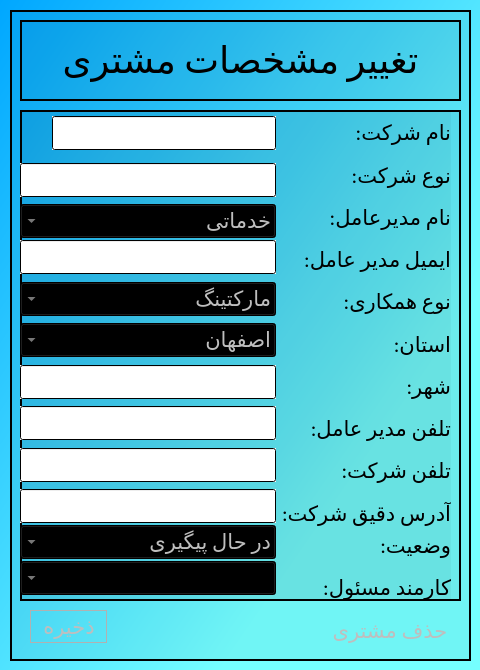
<?xml version="1.0" encoding="UTF-8"?>
<ui version="4.0">
 <class>EditClient</class>
 <widget class="QDialog" name="EditClient">
  <property name="geometry">
   <rect>
    <x>0</x>
    <y>0</y>
    <width>480</width>
    <height>670</height>
   </rect>
  </property>
  <property name="windowTitle">
   <string>تغیر مشخصات مشتری</string>
  </property>
  <property name="windowIcon">
   <iconset>
    <normalon>:/files/icons8_change_48px.png</normalon>
   </iconset>
  </property>
  <property name="styleSheet">
   <string notr="true">background-color: qlineargradient(spread:pad, x1:0, y1:0, x2:0.739, y2:0.71, stop:0 rgba(0, 167, 255, 255), stop:1 rgba(117, 255, 255, 255));</string>
  </property>
  <widget class="QFrame" name="frame">
   <property name="geometry">
    <rect>
     <x>10</x>
     <y>10</y>
     <width>461</width>
     <height>651</height>
    </rect>
   </property>
   <property name="styleSheet">
    <string notr="true">background-color: qlineargradient(spread:pad, x1:0, y1:0, x2:1, y2:1, stop:1 rgba(0, 0, 0, 10));</string>
   </property>
   <property name="frameShape">
    <enum>QFrame::Box</enum>
   </property>
   <property name="frameShadow">
    <enum>QFrame::Plain</enum>
   </property>
   <property name="lineWidth">
    <number>2</number>
   </property>
   <widget class="QPushButton" name="save">
    <property name="enabled">
     <bool>false</bool>
    </property>
    <property name="geometry">
     <rect>
      <x>20</x>
      <y>600</y>
      <width>78</width>
      <height>34</height>
     </rect>
    </property>
    <property name="font">
     <font>
      <family>Calibri</family>
      <pointsize>16</pointsize>
     </font>
    </property>
    <property name="cursor">
     <cursorShape>PointingHandCursor</cursorShape>
    </property>
    <property name="text">
     <string>ذخیره</string>
    </property>
    <property name="icon">
     <iconset resource="resources.qrc">
      <normaloff>:/files/icons8_save_64px.png</normaloff>:/files/icons8_save_64px.png</iconset>
    </property>
    <property name="iconSize">
     <size>
      <width>26</width>
      <height>26</height>
     </size>
    </property>
    <property name="flat">
     <bool>true</bool>
    </property>
   </widget>
   <widget class="QFrame" name="frame_2">
    <property name="geometry">
     <rect>
      <x>10</x>
      <y>10</y>
      <width>441</width>
      <height>81</height>
     </rect>
    </property>
    <property name="frameShape">
     <enum>QFrame::Box</enum>
    </property>
    <property name="frameShadow">
     <enum>QFrame::Plain</enum>
    </property>
    <property name="lineWidth">
     <number>2</number>
    </property>
    <layout class="QHBoxLayout" name="horizontalLayout">
     <item>
      <widget class="QLabel" name="Add_clt">
       <property name="font">
        <font>
         <family>Calibri</family>
         <pointsize>40</pointsize>
        </font>
       </property>
       <property name="styleSheet">
        <string notr="true">background-color: qlineargradient(spread:pad, x1:0, y1:0, x2:1, y2:1, stop:0 rgba(0, 0, 0, 0), stop:1 rgba(255, 255, 255, 0));</string>
       </property>
       <property name="frameShape">
        <enum>QFrame::NoFrame</enum>
       </property>
       <property name="lineWidth">
        <number>2</number>
       </property>
       <property name="text">
        <string>&lt;html&gt;&lt;head/&gt;&lt;body&gt;&lt;p align=&quot;center&quot;&gt;&lt;span style=&quot; font-size:28pt;&quot;&gt;تغییر مشخصات مشتری&lt;/span&gt;&lt;/p&gt;&lt;/body&gt;&lt;/html&gt;</string>
       </property>
      </widget>
     </item>
    </layout>
   </widget>
   <widget class="QFrame" name="frame_3">
    <property name="geometry">
     <rect>
      <x>10</x>
      <y>100</y>
      <width>441</width>
      <height>491</height>
     </rect>
    </property>
    <property name="frameShape">
     <enum>QFrame::Box</enum>
    </property>
    <property name="frameShadow">
     <enum>QFrame::Plain</enum>
    </property>
    <property name="lineWidth">
     <number>2</number>
    </property>
    <widget class="QWidget" name="layoutWidget">
     <property name="geometry">
      <rect>
       <x>0</x>
       <y>0</y>
       <width>431</width>
       <height>491</height>
      </rect>
     </property>
     <layout class="QHBoxLayout" name="horizontalLayout_3">
      <item>
       <layout class="QVBoxLayout" name="verticalLayout_2">
        <property name="spacing">
         <number>2</number>
        </property>
        <item>
         <spacer name="verticalSpacer_15">
          <property name="orientation">
           <enum>Qt::Vertical</enum>
          </property>
          <property name="sizeHint" stdset="0">
           <size>
            <width>20</width>
            <height>40</height>
           </size>
          </property>
         </spacer>
        </item>
        <item>
         <layout class="QHBoxLayout" name="horizontalLayout_2">
          <item>
           <widget class="QPushButton" name="pushButton">
            <property name="maximumSize">
             <size>
              <width>30</width>
              <height>30</height>
             </size>
            </property>
            <property name="cursor">
             <cursorShape>PointingHandCursor</cursorShape>
            </property>
            <property name="text">
             <string/>
            </property>
            <property name="icon">
             <iconset resource="resources.qrc">
              <normaloff>:/files/icons8_search_property_50px.png</normaloff>:/files/icons8_search_property_50px.png</iconset>
            </property>
            <property name="iconSize">
             <size>
              <width>40</width>
              <height>40</height>
             </size>
            </property>
            <property name="flat">
             <bool>true</bool>
            </property>
           </widget>
          </item>
          <item>
           <widget class="QLineEdit" name="companyName">
            <property name="font">
             <font>
              <family>Calibri</family>
              <pointsize>16</pointsize>
             </font>
            </property>
            <property name="layoutDirection">
             <enum>Qt::RightToLeft</enum>
            </property>
            <property name="styleSheet">
             <string notr="true">background-color: qlineargradient(spread:pad, x1:0, y1:0, x2:0.006, y2:0.00568182, stop:0 rgba(255, 255, 255, 255));</string>
            </property>
           </widget>
          </item>
         </layout>
        </item>
        <item>
         <spacer name="verticalSpacer_5">
          <property name="orientation">
           <enum>Qt::Vertical</enum>
          </property>
          <property name="sizeHint" stdset="0">
           <size>
            <width>20</width>
            <height>40</height>
           </size>
          </property>
         </spacer>
        </item>
        <item>
         <spacer name="verticalSpacer_6">
          <property name="orientation">
           <enum>Qt::Vertical</enum>
          </property>
          <property name="sizeHint" stdset="0">
           <size>
            <width>20</width>
            <height>40</height>
           </size>
          </property>
         </spacer>
        </item>
        <item>
         <widget class="QLineEdit" name="bossName">
          <property name="enabled">
           <bool>false</bool>
          </property>
          <property name="font">
           <font>
            <family>Calibri</family>
            <pointsize>16</pointsize>
           </font>
          </property>
          <property name="layoutDirection">
           <enum>Qt::RightToLeft</enum>
          </property>
          <property name="styleSheet">
           <string notr="true">background-color: qlineargradient(spread:pad, x1:0, y1:0, x2:0.006, y2:0.00568182, stop:0 rgba(255, 255, 255, 255));</string>
          </property>
         </widget>
        </item>
        <item>
         <spacer name="verticalSpacer_7">
          <property name="orientation">
           <enum>Qt::Vertical</enum>
          </property>
          <property name="sizeHint" stdset="0">
           <size>
            <width>20</width>
            <height>40</height>
           </size>
          </property>
         </spacer>
        </item>
        <item>
         <widget class="QComboBox" name="companyType">
          <property name="enabled">
           <bool>false</bool>
          </property>
          <property name="font">
           <font>
            <family>Calibri</family>
            <pointsize>16</pointsize>
           </font>
          </property>
          <property name="layoutDirection">
           <enum>Qt::RightToLeft</enum>
          </property>
          <property name="styleSheet">
           <string notr="true">background-color: qlineargradient(spread:pad, x1:0, y1:0, x2:0.006, y2:0.00568182, stop:0 rgba(255, 255, 255, 255));</string>
          </property>
          <item>
           <property name="text">
            <string>خدماتی</string>
           </property>
          </item>
          <item>
           <property name="text">
            <string>اغذیه</string>
           </property>
          </item>
          <item>
           <property name="text">
            <string>سلامتی بهداشتی</string>
           </property>
          </item>
          <item>
           <property name="text">
            <string>آرایشی بهداشتی</string>
           </property>
          </item>
          <item>
           <property name="text">
            <string>لباس و پوشاک</string>
           </property>
          </item>
          <item>
           <property name="text">
            <string>و...</string>
           </property>
          </item>
         </widget>
        </item>
        <item>
         <widget class="QLineEdit" name="bossEmail">
          <property name="enabled">
           <bool>false</bool>
          </property>
          <property name="font">
           <font>
            <family>Calibri</family>
            <pointsize>16</pointsize>
           </font>
          </property>
          <property name="layoutDirection">
           <enum>Qt::RightToLeft</enum>
          </property>
          <property name="styleSheet">
           <string notr="true">background-color: qlineargradient(spread:pad, x1:0, y1:0, x2:0.006, y2:0.00568182, stop:0 rgba(255, 255, 255, 255));</string>
          </property>
         </widget>
        </item>
        <item>
         <spacer name="verticalSpacer_8">
          <property name="orientation">
           <enum>Qt::Vertical</enum>
          </property>
          <property name="sizeHint" stdset="0">
           <size>
            <width>20</width>
            <height>40</height>
           </size>
          </property>
         </spacer>
        </item>
        <item>
         <widget class="QComboBox" name="contractType">
          <property name="enabled">
           <bool>false</bool>
          </property>
          <property name="font">
           <font>
            <family>Calibri</family>
            <pointsize>16</pointsize>
           </font>
          </property>
          <property name="layoutDirection">
           <enum>Qt::RightToLeft</enum>
          </property>
          <property name="styleSheet">
           <string notr="true">background-color: qlineargradient(spread:pad, x1:0, y1:0, x2:0.006, y2:0.00568182, stop:0 rgba(255, 255, 255, 255));</string>
          </property>
          <item>
           <property name="text">
            <string>مارکتینگ</string>
           </property>
          </item>
          <item>
           <property name="text">
            <string>ساپورت</string>
           </property>
          </item>
         </widget>
        </item>
        <item>
         <spacer name="verticalSpacer_9">
          <property name="orientation">
           <enum>Qt::Vertical</enum>
          </property>
          <property name="sizeHint" stdset="0">
           <size>
            <width>20</width>
            <height>40</height>
           </size>
          </property>
         </spacer>
        </item>
        <item>
         <widget class="QComboBox" name="stateName">
          <property name="enabled">
           <bool>false</bool>
          </property>
          <property name="font">
           <font>
            <family>Calibri</family>
            <pointsize>16</pointsize>
           </font>
          </property>
          <property name="layoutDirection">
           <enum>Qt::RightToLeft</enum>
          </property>
          <property name="styleSheet">
           <string notr="true">background-color: qlineargradient(spread:pad, x1:0, y1:0, x2:0.006, y2:0.00568182, stop:0 rgba(255, 255, 255, 255));</string>
          </property>
          <item>
           <property name="text">
            <string>اصفهان</string>
           </property>
          </item>
          <item>
           <property name="text">
            <string>تهران</string>
           </property>
          </item>
          <item>
           <property name="text">
            <string>قم</string>
           </property>
          </item>
          <item>
           <property name="text">
            <string>خوزستان</string>
           </property>
          </item>
          <item>
           <property name="text">
            <string>گیلان</string>
           </property>
          </item>
          <item>
           <property name="text">
            <string>گرگان</string>
           </property>
          </item>
          <item>
           <property name="text">
            <string>مازندران</string>
           </property>
          </item>
          <item>
           <property name="text">
            <string>سیستان و بلوچستان</string>
           </property>
          </item>
          <item>
           <property name="text">
            <string>بوشهر</string>
           </property>
          </item>
          <item>
           <property name="text">
            <string>خراسان رضوی</string>
           </property>
          </item>
          <item>
           <property name="text">
            <string>خراسان شمالی</string>
           </property>
          </item>
          <item>
           <property name="text">
            <string>خراسان جنوبی</string>
           </property>
          </item>
          <item>
           <property name="text">
            <string>کرمان</string>
           </property>
          </item>
          <item>
           <property name="text">
            <string>کرمانشاه</string>
           </property>
          </item>
          <item>
           <property name="text">
            <string>زنجان</string>
           </property>
          </item>
          <item>
           <property name="text">
            <string>آذربایجان غربی</string>
           </property>
          </item>
          <item>
           <property name="text">
            <string>آذربایجان شرقی</string>
           </property>
          </item>
          <item>
           <property name="text">
            <string>لرستان</string>
           </property>
          </item>
         </widget>
        </item>
        <item>
         <spacer name="verticalSpacer_10">
          <property name="orientation">
           <enum>Qt::Vertical</enum>
          </property>
          <property name="sizeHint" stdset="0">
           <size>
            <width>20</width>
            <height>40</height>
           </size>
          </property>
         </spacer>
        </item>
        <item>
         <widget class="QLineEdit" name="cityName">
          <property name="enabled">
           <bool>false</bool>
          </property>
          <property name="font">
           <font>
            <family>Calibri</family>
            <pointsize>16</pointsize>
           </font>
          </property>
          <property name="layoutDirection">
           <enum>Qt::RightToLeft</enum>
          </property>
          <property name="styleSheet">
           <string notr="true">background-color: qlineargradient(spread:pad, x1:0, y1:0, x2:0.006, y2:0.00568182, stop:0 rgba(255, 255, 255, 255));</string>
          </property>
         </widget>
        </item>
        <item>
         <spacer name="verticalSpacer_11">
          <property name="orientation">
           <enum>Qt::Vertical</enum>
          </property>
          <property name="sizeHint" stdset="0">
           <size>
            <width>20</width>
            <height>40</height>
           </size>
          </property>
         </spacer>
        </item>
        <item>
         <widget class="QLineEdit" name="bossPN">
          <property name="enabled">
           <bool>false</bool>
          </property>
          <property name="font">
           <font>
            <family>Calibri</family>
            <pointsize>16</pointsize>
           </font>
          </property>
          <property name="layoutDirection">
           <enum>Qt::RightToLeft</enum>
          </property>
          <property name="styleSheet">
           <string notr="true">background-color: qlineargradient(spread:pad, x1:0, y1:0, x2:0.006, y2:0.00568182, stop:0 rgba(255, 255, 255, 255));</string>
          </property>
         </widget>
        </item>
        <item>
         <spacer name="verticalSpacer_12">
          <property name="orientation">
           <enum>Qt::Vertical</enum>
          </property>
          <property name="sizeHint" stdset="0">
           <size>
            <width>20</width>
            <height>40</height>
           </size>
          </property>
         </spacer>
        </item>
        <item>
         <widget class="QLineEdit" name="companyPN">
          <property name="enabled">
           <bool>false</bool>
          </property>
          <property name="font">
           <font>
            <family>Calibri</family>
            <pointsize>16</pointsize>
           </font>
          </property>
          <property name="layoutDirection">
           <enum>Qt::RightToLeft</enum>
          </property>
          <property name="styleSheet">
           <string notr="true">background-color: qlineargradient(spread:pad, x1:0, y1:0, x2:0.006, y2:0.00568182, stop:0 rgba(255, 255, 255, 255));</string>
          </property>
         </widget>
        </item>
        <item>
         <spacer name="verticalSpacer_13">
          <property name="orientation">
           <enum>Qt::Vertical</enum>
          </property>
          <property name="sizeHint" stdset="0">
           <size>
            <width>20</width>
            <height>40</height>
           </size>
          </property>
         </spacer>
        </item>
        <item>
         <widget class="QLineEdit" name="companyAddress">
          <property name="enabled">
           <bool>false</bool>
          </property>
          <property name="font">
           <font>
            <family>Calibri</family>
            <pointsize>16</pointsize>
           </font>
          </property>
          <property name="layoutDirection">
           <enum>Qt::RightToLeft</enum>
          </property>
          <property name="autoFillBackground">
           <bool>false</bool>
          </property>
          <property name="styleSheet">
           <string notr="true">background-color: qlineargradient(spread:pad, x1:0, y1:0, x2:0.006, y2:0.00568182, stop:0 rgba(255, 255, 255, 255));</string>
          </property>
          <property name="inputMask">
           <string/>
          </property>
         </widget>
        </item>
        <item>
         <widget class="QComboBox" name="status">
          <property name="enabled">
           <bool>false</bool>
          </property>
          <property name="font">
           <font>
            <family>Calibri</family>
            <pointsize>16</pointsize>
           </font>
          </property>
          <property name="layoutDirection">
           <enum>Qt::RightToLeft</enum>
          </property>
          <property name="styleSheet">
           <string notr="true">background-color: qlineargradient(spread:pad, x1:0, y1:0, x2:0.006, y2:0.00568182, stop:0 rgba(255, 255, 255, 255));</string>
          </property>
          <item>
           <property name="text">
            <string>در حال پیگیری</string>
           </property>
          </item>
          <item>
           <property name="text">
            <string>به اتمام رسیده</string>
           </property>
          </item>
         </widget>
        </item>
        <item>
         <widget class="QComboBox" name="empUsername">
          <property name="enabled">
           <bool>false</bool>
          </property>
          <property name="font">
           <font>
            <family>Calibri</family>
            <pointsize>16</pointsize>
           </font>
          </property>
          <property name="layoutDirection">
           <enum>Qt::RightToLeft</enum>
          </property>
          <property name="styleSheet">
           <string notr="true">background-color: qlineargradient(spread:pad, x1:0, y1:0, x2:0.006, y2:0.00568182, stop:0 rgba(255, 255, 255, 255));</string>
          </property>
         </widget>
        </item>
        <item>
         <spacer name="verticalSpacer_14">
          <property name="orientation">
           <enum>Qt::Vertical</enum>
          </property>
          <property name="sizeHint" stdset="0">
           <size>
            <width>20</width>
            <height>40</height>
           </size>
          </property>
         </spacer>
        </item>
       </layout>
      </item>
      <item>
       <layout class="QVBoxLayout" name="verticalLayout">
        <item>
         <spacer name="verticalSpacer_16">
          <property name="orientation">
           <enum>Qt::Vertical</enum>
          </property>
          <property name="sizeHint" stdset="0">
           <size>
            <width>20</width>
            <height>40</height>
           </size>
          </property>
         </spacer>
        </item>
        <item>
         <widget class="QLabel" name="clt_name">
          <property name="font">
           <font>
            <family>Calibri</family>
            <pointsize>16</pointsize>
           </font>
          </property>
          <property name="styleSheet">
           <string notr="true">background-color: qlineargradient(spread:pad, x1:0, y1:0, x2:1, y2:1, stop:0 rgba(0, 0, 0, 0), stop:1 rgba(255, 255, 255, 0));</string>
          </property>
          <property name="text">
           <string>نام شرکت:</string>
          </property>
         </widget>
        </item>
        <item>
         <spacer name="verticalSpacer_17">
          <property name="orientation">
           <enum>Qt::Vertical</enum>
          </property>
          <property name="sizeHint" stdset="0">
           <size>
            <width>20</width>
            <height>40</height>
           </size>
          </property>
         </spacer>
        </item>
        <item>
         <widget class="QLabel" name="clt_cat">
          <property name="font">
           <font>
            <family>Calibri</family>
            <pointsize>16</pointsize>
           </font>
          </property>
          <property name="styleSheet">
           <string notr="true">background-color: qlineargradient(spread:pad, x1:0, y1:0, x2:1, y2:1, stop:0 rgba(0, 0, 0, 0), stop:1 rgba(255, 255, 255, 0));</string>
          </property>
          <property name="text">
           <string>نوع شرکت:</string>
          </property>
         </widget>
        </item>
        <item>
         <spacer name="verticalSpacer_18">
          <property name="orientation">
           <enum>Qt::Vertical</enum>
          </property>
          <property name="sizeHint" stdset="0">
           <size>
            <width>20</width>
            <height>40</height>
           </size>
          </property>
         </spacer>
        </item>
        <item>
         <widget class="QLabel" name="clt_Boss_name">
          <property name="font">
           <font>
            <family>Calibri</family>
            <pointsize>16</pointsize>
           </font>
          </property>
          <property name="styleSheet">
           <string notr="true">background-color: qlineargradient(spread:pad, x1:0, y1:0, x2:1, y2:1, stop:0 rgba(0, 0, 0, 0), stop:1 rgba(255, 255, 255, 0));</string>
          </property>
          <property name="text">
           <string>نام مدیرعامل:</string>
          </property>
         </widget>
        </item>
        <item>
         <spacer name="verticalSpacer_19">
          <property name="orientation">
           <enum>Qt::Vertical</enum>
          </property>
          <property name="sizeHint" stdset="0">
           <size>
            <width>20</width>
            <height>40</height>
           </size>
          </property>
         </spacer>
        </item>
        <item>
         <widget class="QLabel" name="clt_Boss_mail">
          <property name="font">
           <font>
            <family>Calibri</family>
            <pointsize>16</pointsize>
           </font>
          </property>
          <property name="styleSheet">
           <string notr="true">background-color: qlineargradient(spread:pad, x1:0, y1:0, x2:1, y2:1, stop:0 rgba(0, 0, 0, 0), stop:1 rgba(255, 255, 255, 0));</string>
          </property>
          <property name="text">
           <string>ایمیل مدیر عامل:</string>
          </property>
         </widget>
        </item>
        <item>
         <spacer name="verticalSpacer_20">
          <property name="orientation">
           <enum>Qt::Vertical</enum>
          </property>
          <property name="sizeHint" stdset="0">
           <size>
            <width>20</width>
            <height>40</height>
           </size>
          </property>
         </spacer>
        </item>
        <item>
         <widget class="QLabel" name="work_cat">
          <property name="font">
           <font>
            <family>Calibri</family>
            <pointsize>16</pointsize>
           </font>
          </property>
          <property name="styleSheet">
           <string notr="true">background-color: qlineargradient(spread:pad, x1:0, y1:0, x2:1, y2:1, stop:0 rgba(0, 0, 0, 0), stop:1 rgba(255, 255, 255, 0));</string>
          </property>
          <property name="text">
           <string>نوع همکاری:</string>
          </property>
         </widget>
        </item>
        <item>
         <spacer name="verticalSpacer_21">
          <property name="orientation">
           <enum>Qt::Vertical</enum>
          </property>
          <property name="sizeHint" stdset="0">
           <size>
            <width>20</width>
            <height>40</height>
           </size>
          </property>
         </spacer>
        </item>
        <item>
         <widget class="QLabel" name="ostan">
          <property name="font">
           <font>
            <family>Calibri</family>
            <pointsize>16</pointsize>
           </font>
          </property>
          <property name="styleSheet">
           <string notr="true">background-color: qlineargradient(spread:pad, x1:0, y1:0, x2:1, y2:1, stop:0 rgba(0, 0, 0, 0), stop:1 rgba(255, 255, 255, 0));</string>
          </property>
          <property name="text">
           <string>استان:</string>
          </property>
         </widget>
        </item>
        <item>
         <spacer name="verticalSpacer_22">
          <property name="orientation">
           <enum>Qt::Vertical</enum>
          </property>
          <property name="sizeHint" stdset="0">
           <size>
            <width>20</width>
            <height>40</height>
           </size>
          </property>
         </spacer>
        </item>
        <item>
         <widget class="QLabel" name="city">
          <property name="font">
           <font>
            <family>Calibri</family>
            <pointsize>16</pointsize>
           </font>
          </property>
          <property name="styleSheet">
           <string notr="true">background-color: qlineargradient(spread:pad, x1:0, y1:0, x2:1, y2:1, stop:0 rgba(0, 0, 0, 0), stop:1 rgba(255, 255, 255, 0));</string>
          </property>
          <property name="text">
           <string>شهر:</string>
          </property>
         </widget>
        </item>
        <item>
         <spacer name="verticalSpacer_23">
          <property name="orientation">
           <enum>Qt::Vertical</enum>
          </property>
          <property name="sizeHint" stdset="0">
           <size>
            <width>20</width>
            <height>40</height>
           </size>
          </property>
         </spacer>
        </item>
        <item>
         <widget class="QLabel" name="Boss_tell">
          <property name="font">
           <font>
            <family>Calibri</family>
            <pointsize>16</pointsize>
           </font>
          </property>
          <property name="styleSheet">
           <string notr="true">background-color: qlineargradient(spread:pad, x1:0, y1:0, x2:1, y2:1, stop:0 rgba(0, 0, 0, 0), stop:1 rgba(255, 255, 255, 0));</string>
          </property>
          <property name="text">
           <string>تلفن مدیر عامل:</string>
          </property>
         </widget>
        </item>
        <item>
         <spacer name="verticalSpacer_24">
          <property name="orientation">
           <enum>Qt::Vertical</enum>
          </property>
          <property name="sizeHint" stdset="0">
           <size>
            <width>20</width>
            <height>40</height>
           </size>
          </property>
         </spacer>
        </item>
        <item>
         <widget class="QLabel" name="clt_tell">
          <property name="font">
           <font>
            <family>Calibri</family>
            <pointsize>16</pointsize>
           </font>
          </property>
          <property name="styleSheet">
           <string notr="true">background-color: qlineargradient(spread:pad, x1:0, y1:0, x2:1, y2:1, stop:0 rgba(0, 0, 0, 0), stop:1 rgba(255, 255, 255, 0));</string>
          </property>
          <property name="text">
           <string>تلفن شرکت:</string>
          </property>
         </widget>
        </item>
        <item>
         <spacer name="verticalSpacer_25">
          <property name="orientation">
           <enum>Qt::Vertical</enum>
          </property>
          <property name="sizeHint" stdset="0">
           <size>
            <width>20</width>
            <height>40</height>
           </size>
          </property>
         </spacer>
        </item>
        <item>
         <widget class="QLabel" name="Addres">
          <property name="font">
           <font>
            <family>Calibri</family>
            <pointsize>16</pointsize>
           </font>
          </property>
          <property name="styleSheet">
           <string notr="true">background-color: qlineargradient(spread:pad, x1:0, y1:0, x2:1, y2:1, stop:0 rgba(0, 0, 0, 0), stop:1 rgba(255, 255, 255, 0));</string>
          </property>
          <property name="text">
           <string>آدرس دقیق شرکت:</string>
          </property>
         </widget>
        </item>
        <item>
         <widget class="QLabel" name="statusLable">
          <property name="font">
           <font>
            <family>Calibri</family>
            <pointsize>16</pointsize>
           </font>
          </property>
          <property name="styleSheet">
           <string notr="true">background-color: qlineargradient(spread:pad, x1:0, y1:0, x2:1, y2:1, stop:0 rgba(0, 0, 0, 0), stop:1 rgba(255, 255, 255, 0));</string>
          </property>
          <property name="text">
           <string>وضعیت:</string>
          </property>
         </widget>
        </item>
        <item>
         <spacer name="verticalSpacer_26">
          <property name="orientation">
           <enum>Qt::Vertical</enum>
          </property>
          <property name="sizeHint" stdset="0">
           <size>
            <width>20</width>
            <height>40</height>
           </size>
          </property>
         </spacer>
        </item>
        <item>
         <widget class="QLabel" name="statusLable_2">
          <property name="font">
           <font>
            <family>Calibri</family>
            <pointsize>16</pointsize>
           </font>
          </property>
          <property name="styleSheet">
           <string notr="true">background-color: qlineargradient(spread:pad, x1:0, y1:0, x2:1, y2:1, stop:0 rgba(0, 0, 0, 0), stop:1 rgba(255, 255, 255, 0));</string>
          </property>
          <property name="text">
           <string>کارمند مسئول:</string>
          </property>
         </widget>
        </item>
        <item>
         <spacer name="verticalSpacer">
          <property name="orientation">
           <enum>Qt::Vertical</enum>
          </property>
          <property name="sizeType">
           <enum>QSizePolicy::Maximum</enum>
          </property>
          <property name="sizeHint" stdset="0">
           <size>
            <width>20</width>
            <height>3</height>
           </size>
          </property>
         </spacer>
        </item>
       </layout>
      </item>
     </layout>
    </widget>
   </widget>
   <widget class="QPushButton" name="delete_2">
    <property name="enabled">
     <bool>false</bool>
    </property>
    <property name="geometry">
     <rect>
      <x>310</x>
      <y>600</y>
      <width>140</width>
      <height>41</height>
     </rect>
    </property>
    <property name="font">
     <font>
      <family>Calibri</family>
      <pointsize>16</pointsize>
     </font>
    </property>
    <property name="cursor">
     <cursorShape>PointingHandCursor</cursorShape>
    </property>
    <property name="text">
     <string>حذف مشتری</string>
    </property>
    <property name="icon">
     <iconset resource="resources.qrc">
      <normaloff>:/files/icons8_delete_male_user_50px_1.png</normaloff>:/files/icons8_delete_male_user_50px_1.png</iconset>
    </property>
    <property name="iconSize">
     <size>
      <width>35</width>
      <height>35</height>
     </size>
    </property>
    <property name="flat">
     <bool>true</bool>
    </property>
   </widget>
  </widget>
 </widget>
 <resources>
  <include location="resources.qrc"/>
 </resources>
 <connections/>
</ui>
